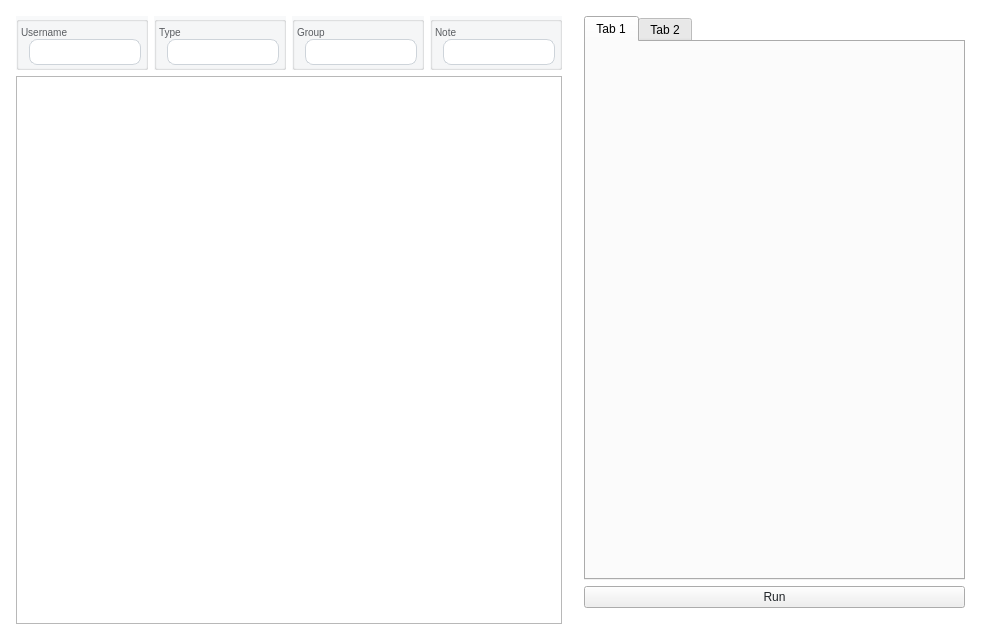
<?xml version="1.0" encoding="UTF-8"?>
<ui version="4.0">
 <class>PageRobot</class>
 <widget class="QWidget" name="PageRobot">
  <property name="geometry">
   <rect>
    <x>0</x>
    <y>0</y>
    <width>981</width>
    <height>640</height>
   </rect>
  </property>
  <property name="windowTitle">
   <string>Form</string>
  </property>
  <property name="styleSheet">
   <string notr="true">#PageRobot{
  font-family: &quot;Courier New&quot;;
  background-color: #FFFFFF;
}
QGroupBox {
  font-family: &quot;Courier New&quot;;
  font-size: 13px;
  background-color: rgba(248, 249, 250, 1);
}
QLineEdit {
  padding: 4px 0;
  border: 1px solid #ced4da;
  border-radius: 8px;
  margin-left: 8px;
  padding-left: 4px;
  background-color: #FFFFFF;
  color:#212529;
}
QPlainTextEdit {
	background-color: #FFFFFF;
  color:#212529;
}
QLabel {
  font-family: &quot;Courier New&quot;;
  font-size: 13px;
  color: rgb(90, 93, 97);
}
QRadioButton {
  font-family: &quot;Courier New&quot;;
  font-size: 13px;
  color: #212529;
}
QComboBox {
  font-family: &quot;Courier New&quot;;
  font-size: 13px;
  color: #212529;
}
QPushButton {
  color: #212529;
}

</string>
  </property>
  <layout class="QHBoxLayout" name="horizontalLayout_2">
   <property name="leftMargin">
    <number>8</number>
   </property>
   <property name="topMargin">
    <number>8</number>
   </property>
   <property name="rightMargin">
    <number>8</number>
   </property>
   <property name="bottomMargin">
    <number>8</number>
   </property>
   <item>
    <layout class="QHBoxLayout" name="container_layout">
     <property name="rightMargin">
      <number>0</number>
     </property>
     <item>
      <widget class="QWidget" name="user_container" native="true">
       <layout class="QHBoxLayout" name="horizontalLayout">
        <property name="leftMargin">
         <number>8</number>
        </property>
        <property name="topMargin">
         <number>8</number>
        </property>
        <property name="rightMargin">
         <number>8</number>
        </property>
        <property name="bottomMargin">
         <number>8</number>
        </property>
        <item>
         <layout class="QVBoxLayout" name="user_layout">
          <property name="bottomMargin">
           <number>0</number>
          </property>
          <item>
           <layout class="QHBoxLayout" name="filter_layout">
            <property name="rightMargin">
             <number>0</number>
            </property>
            <item>
             <widget class="QGroupBox" name="username_container">
              <property name="title">
               <string/>
              </property>
              <layout class="QVBoxLayout" name="verticalLayout_19">
               <property name="spacing">
                <number>4</number>
               </property>
               <property name="leftMargin">
                <number>2</number>
               </property>
               <property name="topMargin">
                <number>4</number>
               </property>
               <property name="rightMargin">
                <number>4</number>
               </property>
               <property name="bottomMargin">
                <number>2</number>
               </property>
               <item>
                <layout class="QVBoxLayout" name="verticalLayout_20">
                 <property name="spacing">
                  <number>0</number>
                 </property>
                 <item>
                  <widget class="QLabel" name="username_label">
                   <property name="styleSheet">
                    <string notr="true">font-size: 10px</string>
                   </property>
                   <property name="text">
                    <string>Username</string>
                   </property>
                  </widget>
                 </item>
                 <item>
                  <widget class="QLineEdit" name="username_input"/>
                 </item>
                </layout>
               </item>
              </layout>
             </widget>
            </item>
            <item>
             <widget class="QGroupBox" name="type_container">
              <property name="title">
               <string/>
              </property>
              <layout class="QVBoxLayout" name="verticalLayout_15">
               <property name="spacing">
                <number>4</number>
               </property>
               <property name="leftMargin">
                <number>2</number>
               </property>
               <property name="topMargin">
                <number>4</number>
               </property>
               <property name="rightMargin">
                <number>4</number>
               </property>
               <property name="bottomMargin">
                <number>2</number>
               </property>
               <item>
                <layout class="QVBoxLayout" name="verticalLayout_16">
                 <property name="spacing">
                  <number>0</number>
                 </property>
                 <item>
                  <widget class="QLabel" name="type_label">
                   <property name="styleSheet">
                    <string notr="true">font-size: 10px</string>
                   </property>
                   <property name="text">
                    <string>Type</string>
                   </property>
                  </widget>
                 </item>
                 <item>
                  <widget class="QLineEdit" name="type_input"/>
                 </item>
                </layout>
               </item>
              </layout>
             </widget>
            </item>
            <item>
             <widget class="QGroupBox" name="group_container">
              <property name="title">
               <string/>
              </property>
              <layout class="QVBoxLayout" name="verticalLayout_13">
               <property name="spacing">
                <number>4</number>
               </property>
               <property name="leftMargin">
                <number>2</number>
               </property>
               <property name="topMargin">
                <number>4</number>
               </property>
               <property name="rightMargin">
                <number>4</number>
               </property>
               <property name="bottomMargin">
                <number>2</number>
               </property>
               <item>
                <layout class="QVBoxLayout" name="verticalLayout_14">
                 <property name="spacing">
                  <number>0</number>
                 </property>
                 <item>
                  <widget class="QLabel" name="group_label">
                   <property name="styleSheet">
                    <string notr="true">font-size: 10px</string>
                   </property>
                   <property name="text">
                    <string>Group</string>
                   </property>
                  </widget>
                 </item>
                 <item>
                  <widget class="QLineEdit" name="group_input"/>
                 </item>
                </layout>
               </item>
              </layout>
             </widget>
            </item>
            <item>
             <widget class="QGroupBox" name="note_container">
              <property name="title">
               <string/>
              </property>
              <layout class="QVBoxLayout" name="verticalLayout_17">
               <property name="spacing">
                <number>4</number>
               </property>
               <property name="leftMargin">
                <number>2</number>
               </property>
               <property name="topMargin">
                <number>4</number>
               </property>
               <property name="rightMargin">
                <number>4</number>
               </property>
               <property name="bottomMargin">
                <number>2</number>
               </property>
               <item>
                <layout class="QVBoxLayout" name="verticalLayout_18">
                 <property name="spacing">
                  <number>0</number>
                 </property>
                 <item>
                  <widget class="QLabel" name="note_label">
                   <property name="styleSheet">
                    <string notr="true">font-size: 10px</string>
                   </property>
                   <property name="text">
                    <string>Note</string>
                   </property>
                  </widget>
                 </item>
                 <item>
                  <widget class="QLineEdit" name="note_input"/>
                 </item>
                </layout>
               </item>
              </layout>
             </widget>
            </item>
           </layout>
          </item>
          <item>
           <widget class="QTableView" name="users_table"/>
          </item>
         </layout>
        </item>
       </layout>
      </widget>
     </item>
     <item>
      <widget class="QWidget" name="actions_container" native="true">
       <layout class="QVBoxLayout" name="verticalLayout_2">
        <property name="leftMargin">
         <number>8</number>
        </property>
        <property name="topMargin">
         <number>8</number>
        </property>
        <property name="rightMargin">
         <number>8</number>
        </property>
        <property name="bottomMargin">
         <number>8</number>
        </property>
        <item>
         <layout class="QVBoxLayout" name="actions_container_layout">
          <property name="bottomMargin">
           <number>16</number>
          </property>
          <item>
           <widget class="QTabWidget" name="tabWidget">
            <widget class="QWidget" name="tab">
             <attribute name="title">
              <string>Tab 1</string>
             </attribute>
            </widget>
            <widget class="QWidget" name="tab_2">
             <attribute name="title">
              <string>Tab 2</string>
             </attribute>
            </widget>
           </widget>
          </item>
          <item>
           <widget class="QPushButton" name="pushButton">
            <property name="text">
             <string>Run</string>
            </property>
           </widget>
          </item>
         </layout>
        </item>
       </layout>
      </widget>
     </item>
    </layout>
   </item>
  </layout>
 </widget>
 <resources/>
 <connections/>
</ui>
